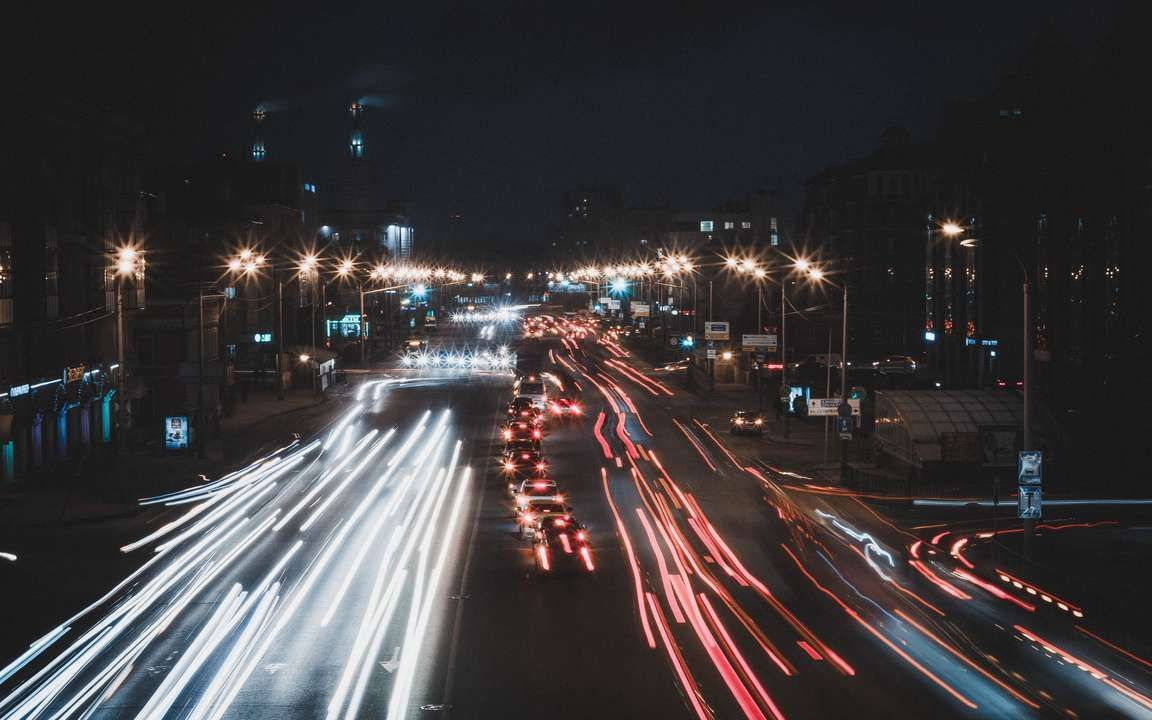
#> input picture WB2.jpg, 1152 x 720 px
$ python -i training.py   (imports and definitions only)
#> lines starting #> are read from the running program, lines starting #| are printed output that depends on the picture; after the words box and inside, x2 and y2 are one past the last pixel; in counts of white or black regions, pixels touching at a corner belong together
#> (reads traffic_analysis.csv from the repository)
import os
import cv2
import matplotlib.pyplot as plt
import pandas as pd
import numpy as np
from ultralytics import YOLO
from sklearn.model_selection import train_test_split
from sklearn.ensemble import RandomForestClassifier
from sklearn.metrics import classification_report, confusion_matrix
import pickle

# ------------------------ PART 1: CHECK FOR CORRUPT VIDEOS ------------------------

video_dir_path = r'C:\Users\Lenovo\Desktop\SEM6\nitttr_project\nitttr_project\video'  # UPDATE if needed
video_extensions = ('.mp4', '.avi', '.mov', '.mkv')
# [1 line that did not run here, left out]

def is_video_corrupt(video_path):
    try:
        cap = cv2.VideoCapture(video_path)
        if not cap.isOpened():
            print(f"Failed to open: {video_path}")
            cap.release()
            return True
        ret, _ = cap.read()
        cap.release()
        if not ret:
            print(f"Cannot read first frame: {video_path}")
        return not ret
    except Exception as e:
        print(f"Exception for {video_path}: {str(e)}")
        return True

corrupt_videos = []
# [12 lines not run here, left out]

# ------------------------ PART 2: CHECK FOR MISSING FRAMES ------------------------

def has_missing_frames(video_path):
    cap = cv2.VideoCapture(video_path)
    expected_frames = int(cap.get(cv2.CAP_PROP_FRAME_COUNT))

    actual_frames = 0
    while True:
        ret, _ = cap.read()
        if not ret:
            break
        actual_frames += 1

    cap.release()
    if expected_frames != actual_frames:
        print(f"[⚠] {os.path.basename(video_path)} | Expected: {expected_frames}, Actual: {actual_frames}")
        return True
    return False

videos_with_missing_frames = []
# [12 lines not run here, left out]

# ------------------------ PART 3: VEHICLE COUNT ESTIMATION ------------------------

frames_dir = r"C:\Users\Lenovo\Desktop\SEM6\nitttr_project\nitttr_project\frames"  # UPDATE if needed
frame_extensions = ('.jpg', '.jpeg', '.png', '.bmp')

def estimate_vehicle_count(frame, threshold_value=180):
#> called with threshold_value = 180
    normalized_frame = frame / 255.0
    gray_frame = cv2.cvtColor((normalized_frame * 255).astype('uint8'), cv2.COLOR_RGB2GRAY)
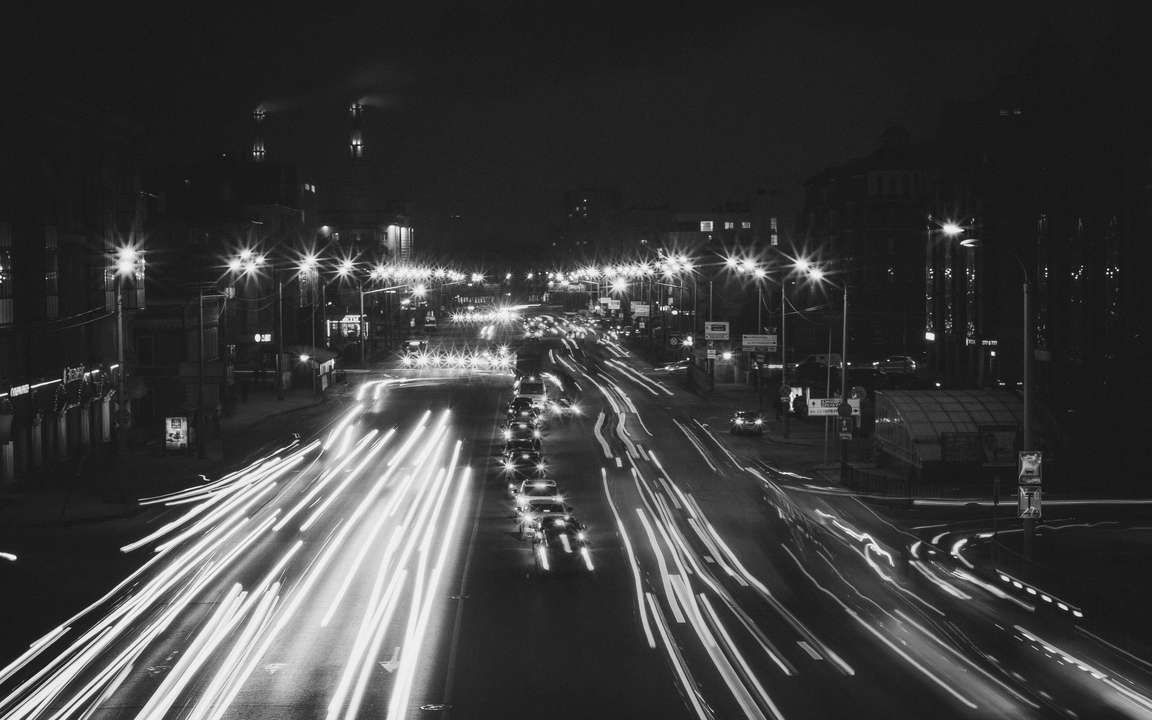
#> gray_frame: shape (720, 1152); min 2, max 255, mean 60.7
    _, binary_frame = cv2.threshold(gray_frame, threshold_value, 255, cv2.THRESH_BINARY_INV)
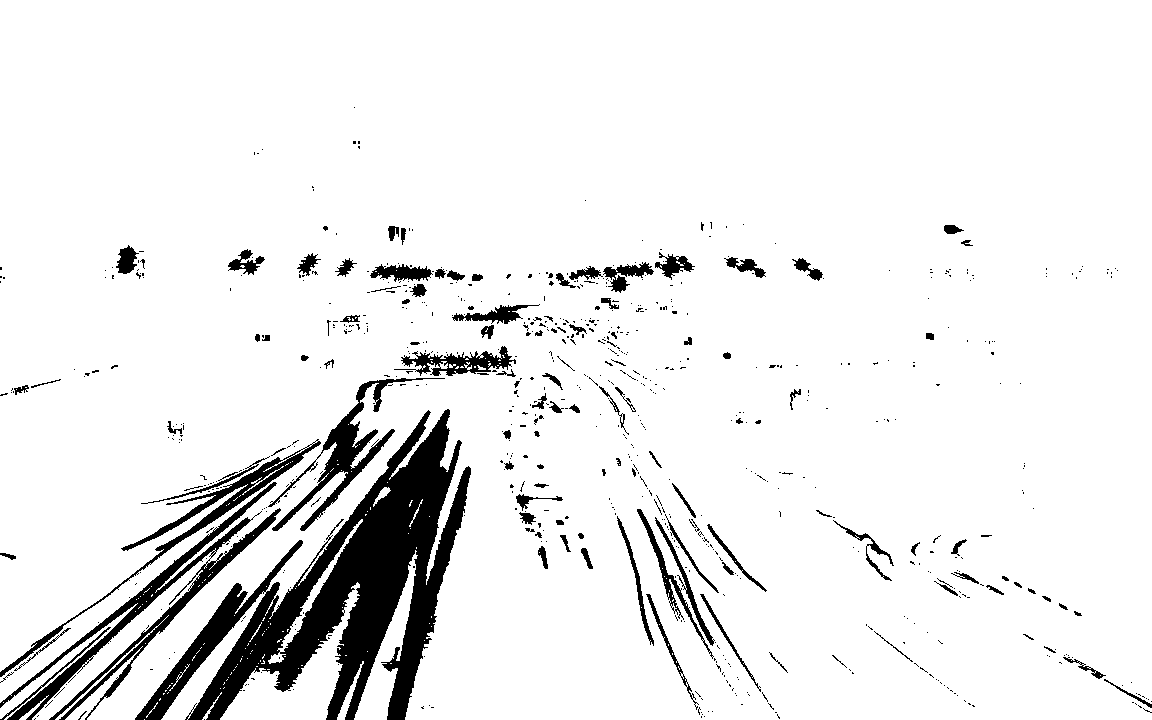
#> binary_frame: shape (720, 1152); 92% white; 748 black regions (636 under 20 px)
    contours, _ = cv2.findContours(binary_frame, cv2.RETR_EXTERNAL, cv2.CHAIN_APPROX_SIMPLE)
#> contours = 115 contours, 103 with area under 20; largest, box (x1, y1, x2, y2) and area: (0, 0, 1152, 720) 767310, (220, 582, 360, 720) 5423, (354, 550, 418, 720) 2782, (0, 603, 138, 720) 1416, (268, 519, 363, 664) 804
    vehicle_count = len(contours)
#> vehicle_count = 115
    return vehicle_count, normalized_frame, gray_frame, binary_frame

results = []

# 🔄 Loop through each subfolder (each video)
# [38 lines not run here, left out]

# Save to CSV
df = pd.DataFrame(results)
# [2 lines not run here, left out]


# ----------------- CONFIGURATION -----------------
frames_dir = r"C:\Users\Lenovo\Desktop\SEM6\nitttr_project\nitttr_project\frames"
frame_extensions = ('.jpg', '.jpeg', '.png')
vehicle_classes = [2, 3, 5, 7]  # car, motorcycle, bus, truck
yolo_model_path = "yolov8n-seg.pt"

# ----------------- LOAD YOLOv8 MODEL -----------------
# [1 line that did not run here, left out]
# [1 line not run here, left out]

results = []

# ----------------- FRAME-LEVEL ANALYSIS -----------------
# [62 lines not run here, left out]

# ----------------- SAVE FRAME-LEVEL RESULTS -----------------
df = pd.DataFrame(results)
# [2 lines not run here, left out]

# ----------------- VIDEO-LEVEL AGGREGATION + MODEL TRAINING -----------------
# Load the saved CSV
df = pd.read_csv("traffic_analysis.csv")
df['unusual_congestion'] = df['unusual_congestion'].astype(bool)
df['traffic_level'] = np.where(df['unusual_congestion'], 'Unusual Congestion', df['traffic_level'])

# Aggregate per video
agg_df = df.groupby("video_folder").agg({
    "occupancy_ratio": ["mean", "std", "min", "max"],
    "traffic_level": lambda x: x.value_counts().idxmax(),
    "unusual_congestion": "mean"
}).reset_index()

# Flatten column names
agg_df.columns = ["video_folder", "occ_mean", "occ_std", "occ_min", "occ_max", "traffic_level", "unusual_pct"]

# Encode labels
label_map = {'Low': 0, 'Moderate': 1, 'High': 2, 'Unusual Congestion': 3}
agg_df["label"] = agg_df["traffic_level"].map(label_map)
# [1 line not run here, left out]

# Features and labels
X = agg_df[["occ_mean", "occ_std", "occ_min", "occ_max", "unusual_pct"]]
y = agg_df["label"]

# Train/test split
X_train, X_test, y_train, y_test = train_test_split(X, y, test_size=0.2, random_state=42)

# Train model
clf = RandomForestClassifier(n_estimators=100, random_state=42)
# [1 line not run here, left out]

# Evaluate
# [1 line that did not run here, left out]
# [14 lines not run here, left out]

>>> import cv2
>>> picture = cv2.cvtColor(cv2.imread('../WB2.jpg'), cv2.COLOR_BGR2RGB)
>>> result = estimate_vehicle_count(picture)
